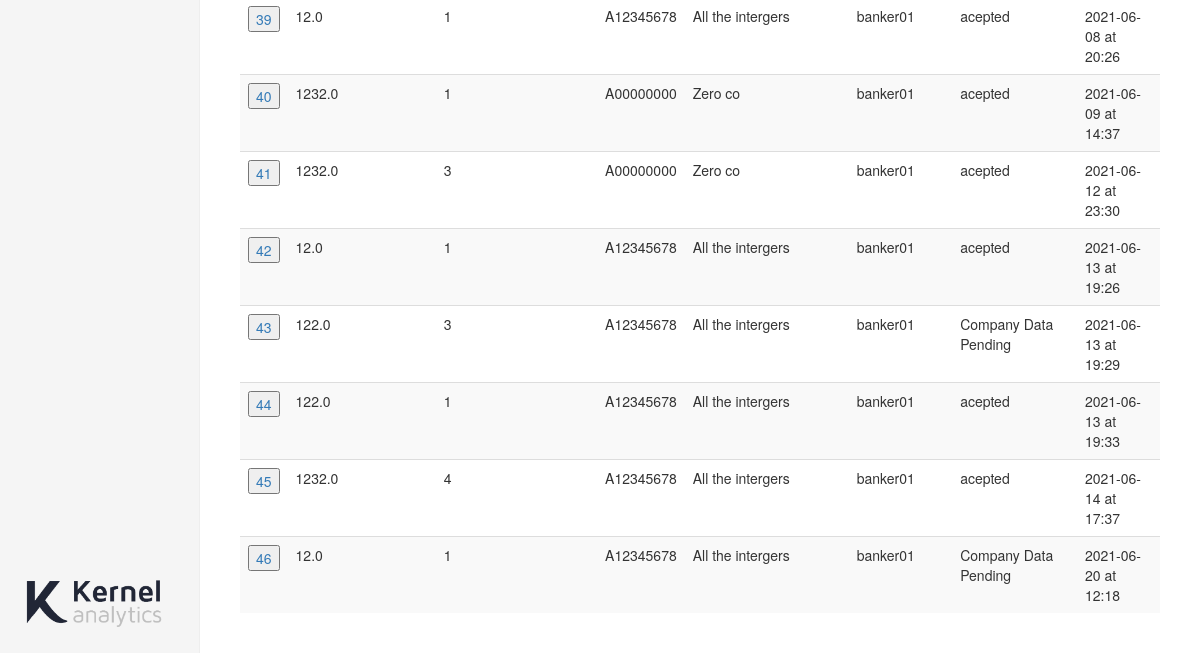
/currents (signed in, lower part), run on an earlier commit of the app's database.
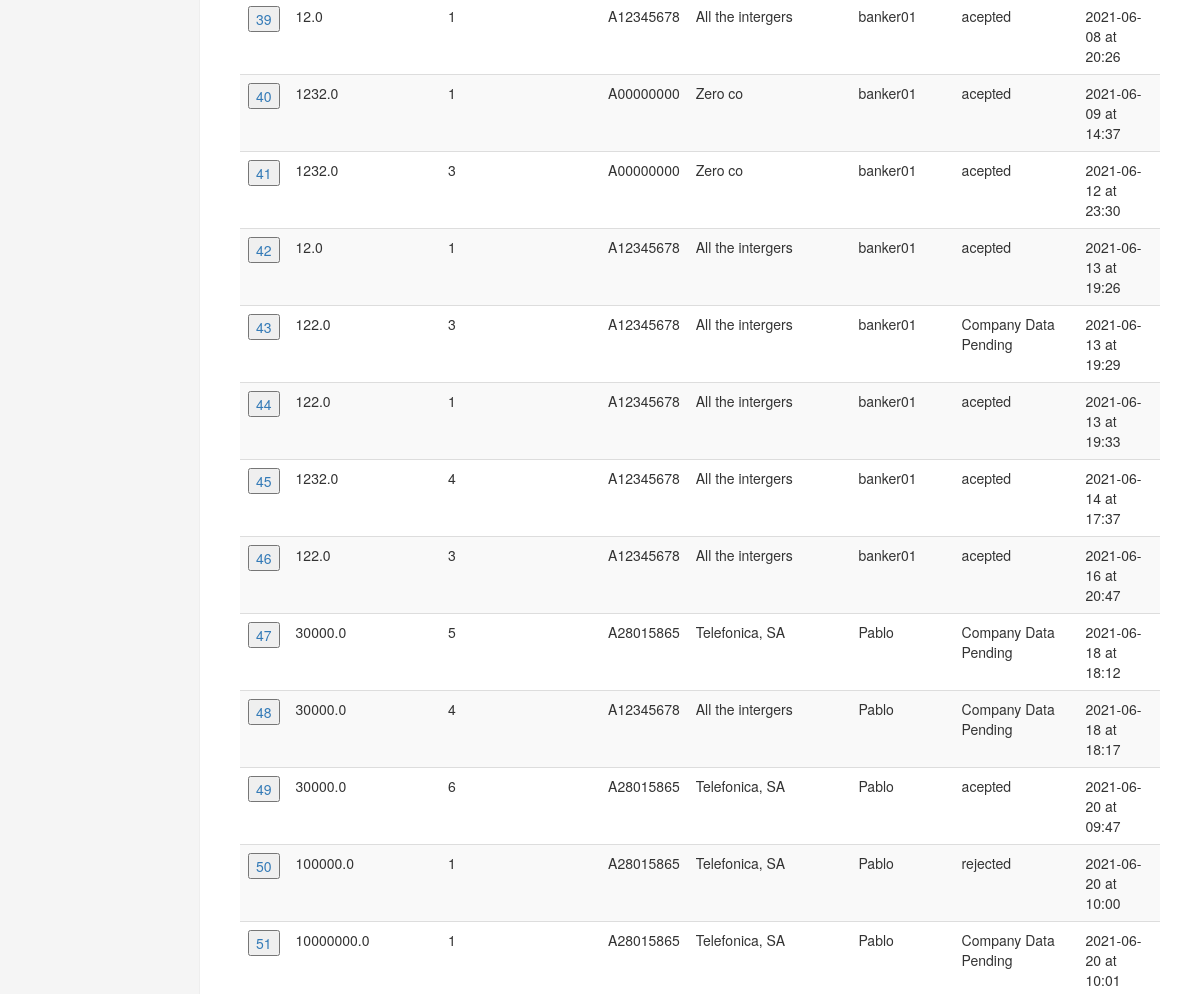
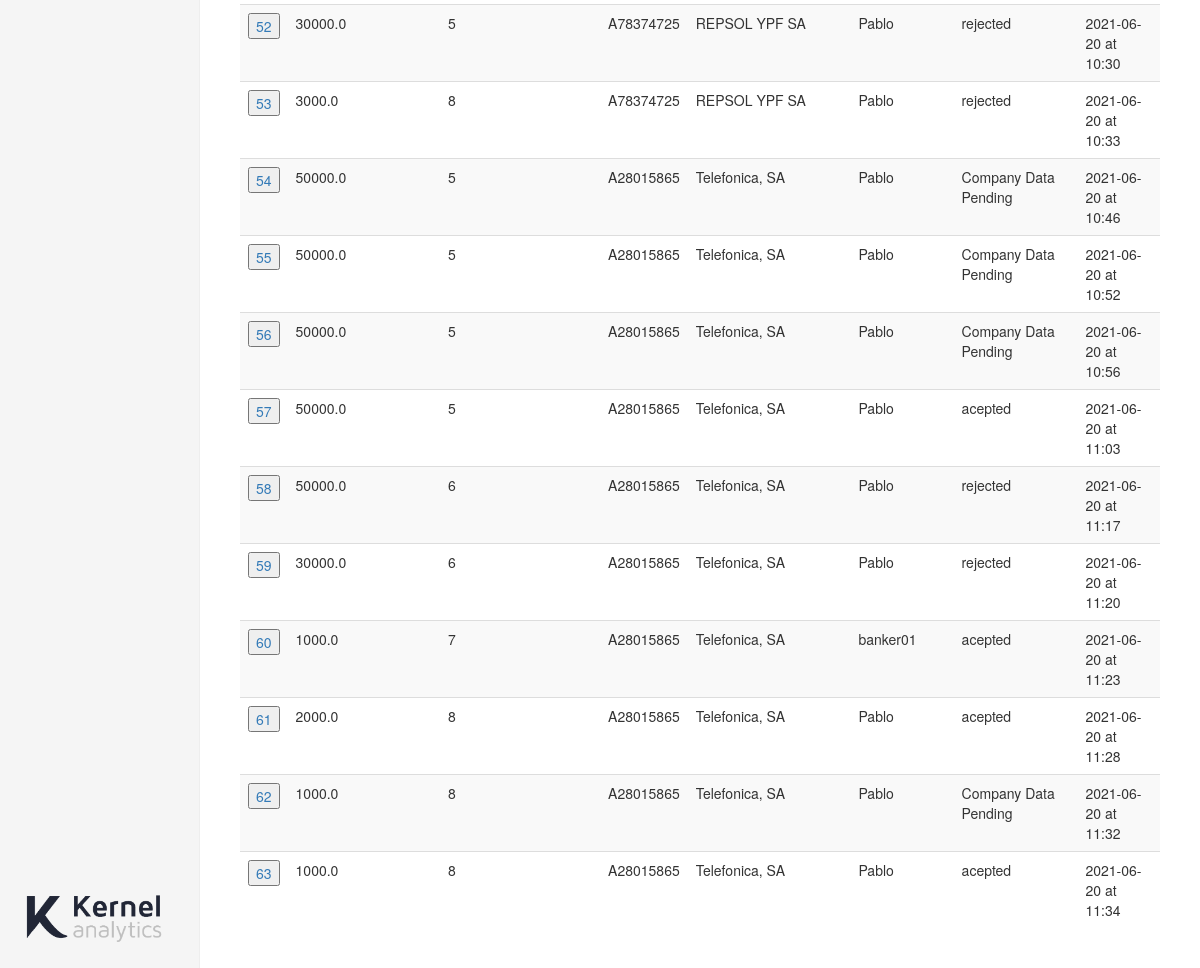
And on a later commit of the database (2 pictures, top to bottom).
### app.py (models this page shows)
class Loan(UserMixin, db.Model):
    id = db.Column(db.Integer, primary_key=True)
    loan_amount = db.Column(db.Float())
    number_of_installments = db.Column(db.Integer())
    username = db.Column(db.String(15))
    nif = db.Column(db.String(9))
    status = db.Column(db.String(15))
    monthly_payment = db.Column(db.Float())
    data_timestamp = db.Column(db.DateTime, default=datetime.utcnow)

class Company(UserMixin, db.Model):
    id = db.Column(db.Integer, primary_key=True)
    nif = db.Column(db.String(9))
    name = db.Column(db.String(50))
    cnae = db.Column(db.String(1))
    p10000 = db.Column(db.Float)
    p20000 = db.Column(db.Float)
    p40100_plus_40500 = db.Column(db.Float)
    p49100_plus_40800 = db.Column(db.Float)
    p31200_plus_32300 = db.Column(db.Float)
    ebitda_income = db.Column(db.Float)
    debt_ebitda = db.Column(db.Float)
    rraa_rrpp = db.Column(db.Float) # Leveraging - External Resources / Own Resources - Recursos Ajenos / recursos propios
    log_operating_income = db.Column(db.Float)
    return_on_assets = db.Column(db.Float)
    prob_default = db.Column(db.Float)
    username = db.Column(db.String(15))
    data_timestamp = db.Column(db.DateTime, default=datetime.utcnow)

### app.py (the view)
@app.route('/currents')
@login_required
def currents():
    order_history = db.session.query(Loan, Company).join(Company, Loan.nif == Company.nif).all()
    return render_template('currents.html', \
                            rows=order_history, \
                            name=current_user.username, \
                            bank_name=bank.name)

### app.py (called while the page is built)
@login_manager.user_loader
def load_user(user_id):
    return User.query.get(int(user_id))

### templates/currents.html (shortened to what this page needs)
{% extends "bootstrap/base.html" %}
{% import "bootstrap/wtf.html" as wtf %}
{% block styles %}
{{super()}}
<link rel="stylesheet" href="{{url_for('.static', filename='dashboard.css')}}">
{% endblock %}
{% block content %}
<div class="container-fluid">
  <div class="row">
    <div class="col-sm-3 col-md-2 sidebar">
      <div style="position: absolute; bottom: 20px;"><img src="{{url_for('.static', filename='ka-complete.png')}}"
          width="150px"></div>
    </div>
    <div class="col-sm-9 col-sm-offset-3 col-md-10 col-md-offset-2 main">
      <div class="table-responsive">
        <table id="myTable" class="table table-striped">
          <tbody>
            {% for row in rows %}
            <tr>
              <td><a>
                  <form action="/loan" method="POST">
                    <input type="submit" value={{ row.Loan.id }}>
                  </form>
                </a></td>
              <td> {{ row.Loan.loan_amount }}</td>
              <td> {{ row.Loan.number_of_installments }} </td>
              <td> {{ row.Loan.nif }} </td>
              <td> {{ row.Company.name }} </td>
              <td> {{ row.Loan.username }} </td>
              <td> {{ row.Loan.status }} </td>
              <td> {{ row.Loan.data_timestamp.strftime('%Y-%m-%d at %H:%M') }} </td>
            </tr>
            {% endfor %}
          </tbody>
        </table>
      </div>
    </div>
  </div>
</div>
{% endblock %}

What changed in the data, as far as the page shows it:
changed Loan id 46: Loan.loan_amount "12.0" → "122.0"; Loan.number_of_installments "1" → "3"; Loan.status "Company Data Pending" → "acepted"; Loan.data_timestamp "2021-06-20 at 12:18" → "2021-06-16 at 20:47"
added Loan: Loan.id "47", Loan.loan_amount "30000.0", Loan.number_of_installments "5", Loan.nif "A28015865", Company.name "Telefonica, SA", Loan.username "Pablo", Loan.status "Company Data Pending", Loan.data_timestamp "2021-06-18 at 18:12"
added Loan: Loan.id "48", Loan.loan_amount "30000.0", Loan.number_of_installments "4", Loan.nif "A12345678", Company.name "All the intergers", Loan.username "Pablo", Loan.status "Company Data Pending", Loan.data_timestamp "2021-06-18 at 18:17"
added Loan: Loan.id "49", Loan.loan_amount "30000.0", Loan.number_of_installments "6", Loan.nif "A28015865", Company.name "Telefonica, SA", Loan.username "Pablo", Loan.status "acepted", Loan.data_timestamp "2021-06-20 at 09:47"
added Loan: Loan.id "50", Loan.loan_amount "100000.0", Loan.number_of_installments "1", Loan.nif "A28015865", Company.name "Telefonica, SA", Loan.username "Pablo", Loan.status "rejected", Loan.data_timestamp "2021-06-20 at 10:00"
added Loan: Loan.id "51", Loan.loan_amount "10000000.0", Loan.number_of_installments "1", Loan.nif "A28015865", Company.name "Telefonica, SA", Loan.username "Pablo", Loan.status "Company Data Pending", Loan.data_timestamp "2021-06-20 at 10:01"
added Loan: Loan.id "52", Loan.loan_amount "30000.0", Loan.number_of_installments "5", Loan.nif "A78374725", Company.name "REPSOL YPF SA", Loan.username "Pablo", Loan.status "rejected", Loan.data_timestamp "2021-06-20 at 10:30"
added Loan: Loan.id "53", Loan.loan_amount "3000.0", Loan.number_of_installments "8", Loan.nif "A78374725", Company.name "REPSOL YPF SA", Loan.username "Pablo", Loan.status "rejected", Loan.data_timestamp "2021-06-20 at 10:33"
added Loan: Loan.id "54", Loan.loan_amount "50000.0", Loan.number_of_installments "5", Loan.nif "A28015865", Company.name "Telefonica, SA", Loan.username "Pablo", Loan.status "Company Data Pending", Loan.data_timestamp "2021-06-20 at 10:46"
added Loan: Loan.id "55", Loan.loan_amount "50000.0", Loan.number_of_installments "5", Loan.nif "A28015865", Company.name "Telefonica, SA", Loan.username "Pablo", Loan.status "Company Data Pending", Loan.data_timestamp "2021-06-20 at 10:52"
added Loan: Loan.id "56", Loan.loan_amount "50000.0", Loan.number_of_installments "5", Loan.nif "A28015865", Company.name "Telefonica, SA", Loan.username "Pablo", Loan.status "Company Data Pending", Loan.data_timestamp "2021-06-20 at 10:56"
added Loan: Loan.id "57", Loan.loan_amount "50000.0", Loan.number_of_installments "5", Loan.nif "A28015865", Company.name "Telefonica, SA", Loan.username "Pablo", Loan.status "acepted", Loan.data_timestamp "2021-06-20 at 11:03"
added Loan: Loan.id "58", Loan.loan_amount "50000.0", Loan.number_of_installments "6", Loan.nif "A28015865", Company.name "Telefonica, SA", Loan.username "Pablo", Loan.status "rejected", Loan.data_timestamp "2021-06-20 at 11:17"
added Loan: Loan.id "59", Loan.loan_amount "30000.0", Loan.number_of_installments "6", Loan.nif "A28015865", Company.name "Telefonica, SA", Loan.username "Pablo", Loan.status "rejected", Loan.data_timestamp "2021-06-20 at 11:20"
added Loan: Loan.id "60", Loan.loan_amount "1000.0", Loan.number_of_installments "7", Loan.nif "A28015865", Company.name "Telefonica, SA", Loan.username "banker01", Loan.status "acepted", Loan.data_timestamp "2021-06-20 at 11:23"
added Loan: Loan.id "61", Loan.loan_amount "2000.0", Loan.number_of_installments "8", Loan.nif "A28015865", Company.name "Telefonica, SA", Loan.username "Pablo", Loan.status "acepted", Loan.data_timestamp "2021-06-20 at 11:28"
added Loan: Loan.id "62", Loan.loan_amount "1000.0", Loan.number_of_installments "8", Loan.nif "A28015865", Company.name "Telefonica, SA", Loan.username "Pablo", Loan.status "Company Data Pending", Loan.data_timestamp "2021-06-20 at 11:32"
added Loan: Loan.id "63", Loan.loan_amount "1000.0", Loan.number_of_installments "8", Loan.nif "A28015865", Company.name "Telefonica, SA", Loan.username "Pablo", Loan.status "acepted", Loan.data_timestamp "2021-06-20 at 11:34"
